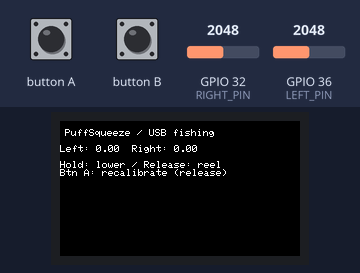
This sketch was run on a simulated ESP32. Parts: 240×135 colour display. Inputs (shaded band) come from the test bench; at power-on: GPIO 32 (RIGHT_PIN) = 2048, GPIO 36 (LEFT_PIN) = 2048. What the sketch prints to the serial monitor is not drawn.

Above: at 2.4 s.
2.5 s: button A pressed for 0.15 s
At 3.4 s:
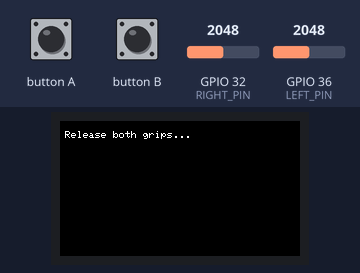
5.6 s: GPIO 32 (RIGHT_PIN) set to 2866
At 7.1 s:
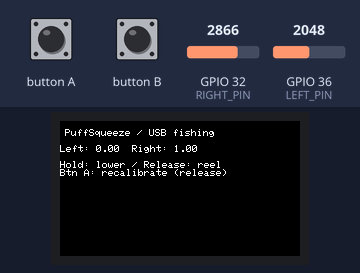
7.4 s: GPIO 36 (LEFT_PIN) set to 2866
At 8.8 s:
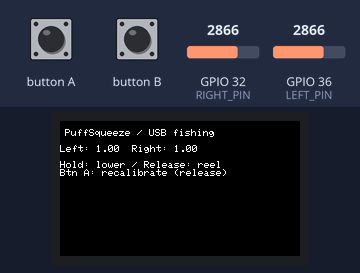
9.2 s: button A pressed for 1 s
At 11.4 s:
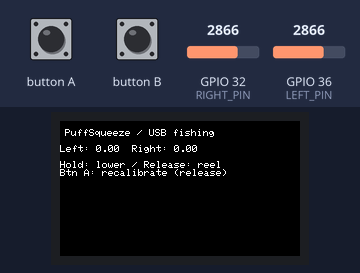
13.2 s: GPIO 32 (RIGHT_PIN) set to 3603
15.0 s: GPIO 36 (LEFT_PIN) set to 3603
At 15.2 s:
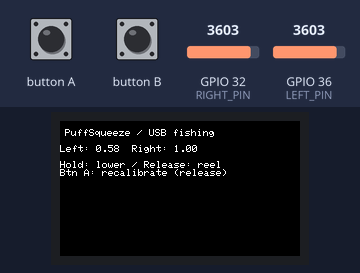
Timing chart, 0 to 18.0 s (numbered marks = the images above; inputs shaded):
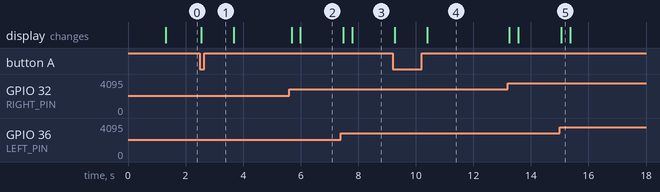

The sketch:

fishing_dual_grip_serial.ino
```cpp
// Optional local USB controller for PuffSqueeze fishing. No Wi-Fi credentials.
// Configure pins for YOUR two sensor voltage-divider circuits before flashing.
// Existing uploader firmware is preserved in the parent hardware folder.
#include <M5StickCPlus.h>

const int LEFT_PIN = 36;
const int RIGHT_PIN = 32;
const unsigned long SAMPLE_MS = 10;
const unsigned long STREAM_MS = 50;
struct Sensor { int pin; float baseline; float smooth; float threshold; bool held; float level; };
Sensor leftGrip = {LEFT_PIN, 0, 0, 45, false, 0};
Sensor rightGrip = {RIGHT_PIN, 0, 0, 45, false, 0};
unsigned long lastSample = 0, lastStream = 0;

void calibrate() {
  M5.Lcd.fillScreen(BLACK); M5.Lcd.setCursor(5, 10);
  M5.Lcd.println("Release both grips...");
  long sums[2] = {0, 0}; int low[2] = {4095, 4095}, high[2] = {0, 0};
  for (int i = 0; i < 150; i++) {
    int readings[2] = {analogRead(LEFT_PIN), analogRead(RIGHT_PIN)};
    for (int j = 0; j < 2; j++) { sums[j] += readings[j]; low[j] = min(low[j], readings[j]); high[j] = max(high[j], readings[j]); }
    delay(7);
  }
  Sensor* sensors[2] = {&leftGrip, &rightGrip};
  for (int j = 0; j < 2; j++) {
    sensors[j]->baseline = sums[j] / 150.0f; sensors[j]->smooth = sensors[j]->baseline;
    sensors[j]->threshold = max(45.0f, (high[j] - low[j]) * 4.0f);
    sensors[j]->held = false; sensors[j]->level = 0;
  }
}
void sample(Sensor &sensor) {
  sensor.smooth += (analogRead(sensor.pin) - sensor.smooth) * 0.28f;
  float delta = abs(sensor.smooth - sensor.baseline);
  // Hysteresis prevents jitter near the release boundary.
  sensor.held = sensor.held ? delta > sensor.threshold * 0.55f : delta > sensor.threshold;
  float normalized = min(1.0f, delta / max(450.0f, sensor.threshold * 8.0f));
  sensor.level = sensor.held ? 0.22f + normalized * 0.78f : 0;
}
void setup() {
  M5.begin(); M5.Lcd.setRotation(1); M5.Lcd.setTextSize(1); M5.Lcd.setTextColor(WHITE, BLACK);
  Serial.begin(115200); pinMode(LEFT_PIN, INPUT); pinMode(RIGHT_PIN, INPUT);
  analogSetAttenuation(ADC_11db); analogSetWidth(12); calibrate();
}
void loop() {
  M5.update(); if (M5.BtnA.wasPressed()) calibrate();
  unsigned long now = millis();
  if (now - lastSample >= SAMPLE_MS) { lastSample = now; sample(leftGrip); sample(rightGrip); }
  if (now - lastStream >= STREAM_MS) {
    lastStream = now;
    Serial.printf("{\"type\":\"puffsqueeze:grip\",\"left\":%.3f,\"right\":%.3f}\n", leftGrip.level, rightGrip.level);
    M5.Lcd.fillRect(0, 0, 240, 135, BLACK); M5.Lcd.setCursor(5, 8);
    M5.Lcd.println("PuffSqueeze / USB fishing");
    M5.Lcd.printf("\nLeft: %.2f  Right: %.2f\n\n", leftGrip.level, rightGrip.level);
    M5.Lcd.println("Hold: lower / Release: reel\nBtn A: recalibrate (release)");
  }
}
```

Measured:
- after the input at 2.5 s, the display: changes after 0.05 s (image 1)
- after the input at 5.6 s, the display: first changes after 0.08 s (image 2 shows a later state)
- after the input at 7.4 s, the display: first changes after 0.09 s (image 3 shows a later state)
- after the input at 9.2 s, the display: first changes after 0.07 s (image 4 shows a later state)
- after the input at 15.0 s, the display: changes after 0.06 s (image 5)
